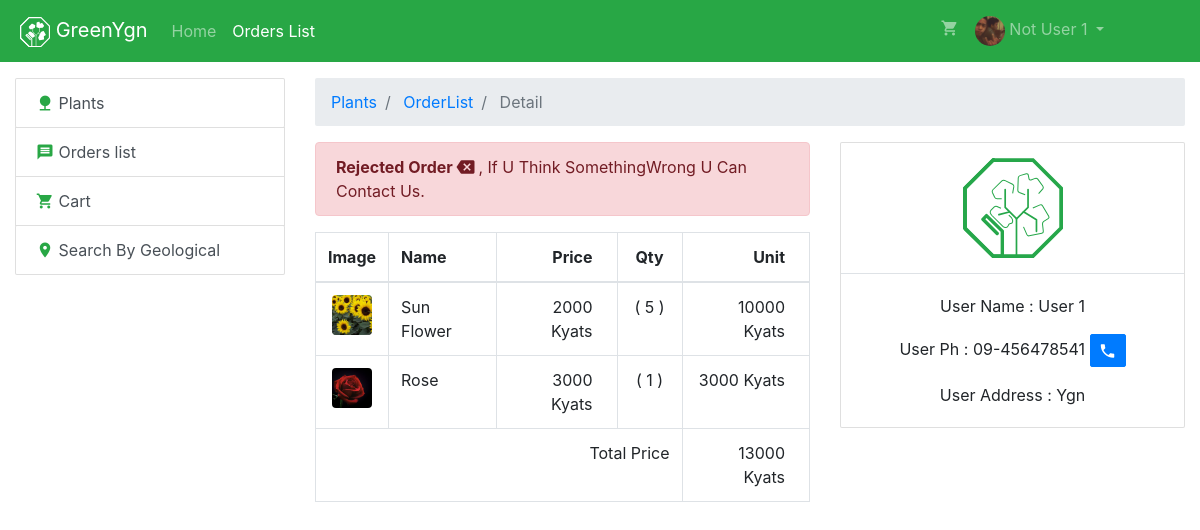
Screenshot of /users/orderlist/detail.php?id=1 (signed in) with the database file from the repository.
### tables this page shows
CREATE TABLE `order_details` (
  `order_id` int(11) NOT NULL,
  `plant_id` int(11) NOT NULL,
  `image` varchar(150) NOT NULL DEFAULT '/assets/images/logo/greenygn_animate.svg',
  `quantity` int(11) NOT NULL,
  `plant_amount` int(11) NOT NULL,
  `total_amount` double NOT NULL
);

CREATE TABLE `plants` (
  `id` int(11) NOT NULL,
  `image` varchar(120) NOT NULL,
  `name` varchar(120) DEFAULT NULL,
  `price` int(11) NOT NULL,
  `category_id` int(11) NOT NULL,
  `admin_id` int(10) UNSIGNED NOT NULL,
  `deleted_at` datetime DEFAULT NULL,
  `created_at` datetime DEFAULT NULL,
  `modified_at` datetime DEFAULT NULL
);

CREATE TABLE `orders` (
  `id` int(11) NOT NULL,
  `user_id` int(11) UNSIGNED NOT NULL,
  `user_name` varchar(120) NOT NULL,
  `user_phone` varchar(20) NOT NULL,
  `user_address` varchar(255) NOT NULL,
  `status` tinyint(4) NOT NULL,
  `order_date` date NOT NULL,
  `send_date` date DEFAULT NULL,
  `deleted_at` datetime DEFAULT NULL,
  `created_at` datetime DEFAULT NULL,
  `modified_at` datetime DEFAULT NULL
);

### users/orderlist/functions/detail/getdata.php (called while the page is built, shortened)
<?php
    $sql = "SELECT * FROM `orders` WHERE `id` = " . $_GET['id'];
    if($row = mysqli_query($conn, $sql)) {
        $result = mysqli_fetch_assoc($row);
        $sql = "SELECT  `order_details`.*, `plants`.`name` AS `plant_name`  FROM `order_details` ";
        $sql .= " INNER JOIN `plants` ON `order_details`.`plant_id`  = `plants`.`id` ";
        $sql .= " WHERE `order_id` = " . $_GET['id'];
        $order_details = array();
        if($row = mysqli_query($conn, $sql)) {
            while($order_row = mysqli_fetch_assoc($row)) {
                $order_details[] = $order_row;
            }
        }
    } else {
        header("Location: " . "/users/orderlist");
        die("NNN");
    }

### users/orderlist/detail.php (the view, shortened to what this page needs)
<?php
    require __DIR__. "/functions/detail/getdata.php";
    require __DIR__ . "/../view/begin_header.php";
    require __DIR__ . "/../view/finish_header.php";
    require __DIR__ . "/../view/nav/navbar.php";
?>
    <div class="container-fluid mt-3">
        <div class="row">
            <div class="col-md-3">
                <?php
                    require __DIR__ . "/../view/left_url_list/left_url_list.php";
                ?>
            </div>
            <div class="col-md-9">
                <nav aria-label="breadcrumb">
                    <ol class="breadcrumb">
                        <li class="breadcrumb-item"><a href="/users/"> Plants </a></li>
                        <li class="breadcrumb-item"> <a href="/users/orderlist"> OrderList </a> </li>
                        <li class="breadcrumb-item active"> Detail </li>
                    </ol>
                </nav>
                <div class="contaienr-fluid">
                        <div class="row">
                            <div class="col-md-7">
                                <?php
                                    if($result['status'] == 1):
                                ?>
                                    <div class="alert alert-primary">
                                        <strong>Thank you !  </strong>For you Purchase , For now Pending <i class="material-icons md-18">restore</i> Your Order.
                                        <i class="material-icons"></i>
                                    </div>
                                <?php
                                    else:
                                ?>
                                    <div class="alert alert-danger">
                                            <strong> Rejected Order
                                                            <i class="material-icons md-18">backspace</i>
                                            </strong>, If U Think SomethingWrong U Can Contact Us.
                                    </div>
                                <?php
                                    endif;
                                ?>
                                <div class="table-respoinsive">
                                    <table class="table table-bordered">
                                        <thead>
                                            <tr>
                                            <th scope="col">Image</th>
                                            <th scope="col">Name</th>
                                            <th class="text-right pr-4" scope="col">Price</th>
                                            <th class="text-center Quantity" scope="col">Qty</th>
                                            <th class="text-right pr-4" scope="col">Unit</th>
                                            </tr>
                                        </thead>
                                        <tbody>
                                        <?php
                                            $all_total_amount = 0;
                                            foreach($order_details as $v):
                                                $all_total_amount += $v['total_amount'];
                                        ?>
                                        <tr>
                                            <td>
                                                <div
                                                    class="Plant_Shopping_Cart sm rounded"
                                                    style="background-image:url('<?= $v['image'] ?>')"
                                                >
                                                </div>
                                            </td>
                                            <td><?= $v['plant_name']?></td>
                                            <td class="text-right pr-4" ><?= $v['plant_amount']?> Kyats</td>
                                            <td class="text-center"> ( <?= $v['quantity']?> ) </td>
                                            <td class="text-right pr-4" ><?= $v['total_amount']?> Kyats</td>
                                        </tr>
                                        <?php
                                            endforeach;
                                        ?>
                                            <tr>
                                                <td class="text-right" colspan="4">Total Price</td>
                                                <td class="text-right pr-4"> <?= $all_total_amount ?> Kyats</td>
                                            </tr>
                                        </tbody>
                                    </table>
                                </div>
                            </div>
                            <div class="col-md-5">
                                <div class="card">
                                <div class="border-bottom">
                                    <div class="Card_Svg_Container">
                                        <img class="img-fluid" src="/assets/images/logo/greenygn_animate.svg" alt="">
                                    </div>
                                </div>
                                    <div class="card-body text-center">
                                    <p class="card-text">
                                        User Name : <?= $result['user_name'] ?>
                                    </p>
                                    <p class="card-text">
                                        User Ph :
                                        <?= $result['user_phone'] ?>
                                        <a  class="btn btn-primary btn-sm " href="tel:<?= $result['user_phone'] ?>">
                                        <i class="material-icons md-18"> phone </i>
                                        </a>
                                    </p>
                                    <p class="card-text">
                                        User Address : <?= $result['user_address'] ?>
                                    </p>
                                    </div>
                                </div>
                            </div>
                        </div>
                </div>
            </div>
        </div>
    </div>
<?php
    require __DIR__ . "/../view/finish_footer.php";
?>

### assets/css/greenygn.css (style rules this page uses)
body { min-height: 100vh; padding-bottom: 50px; position: relative; }
.btn , .form-control, .breadcrumb, .card, .list-group-item:first-child, .list-group-item:last-child, .dropdown-menu { border-radius: 2px; }
.Plant_Shopping_Cart { width: 60px; height: 60px; border-radius: 2px; background-size: cover; background-position: center center; background-repeat: no-repeat; }
.Plant_Shopping_Cart.sm { width: 40px; height: 40px; margin: auto; }
.Quantity { min-width: 65px; }
.Card_Svg_Container { width: 100px; margin: 15px auto; }

### rows the page displays
order_details: image (picture), plant_id.name "Sun Flower", plant_amount "2000", quantity "5", total_amount "10000"
order_details: image (picture), plant_id.name "Rose", plant_amount "3000", quantity "1", total_amount "3000"
orders: user_name "User 1", user_phone "09-456478541", user_address "Ygn"

### other values shown
$_SESSION['user']['name'] "Not User 1"
$all_total_amount "13000"
